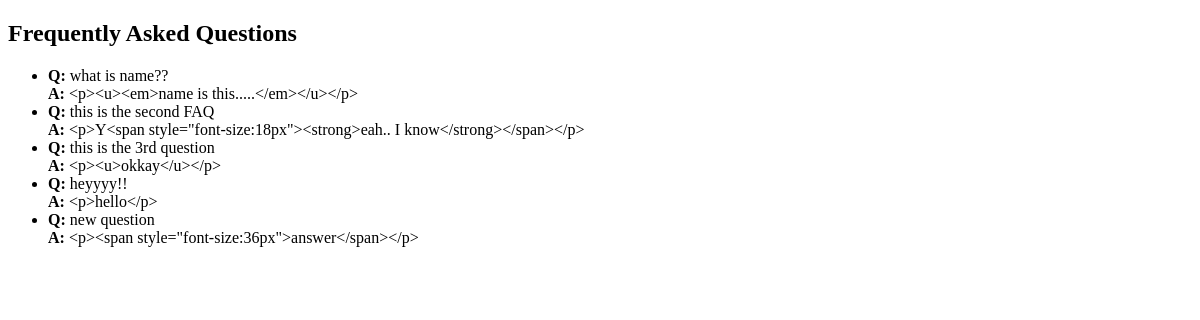
/faq_app/faq-list/, run on an earlier commit of the app's database.
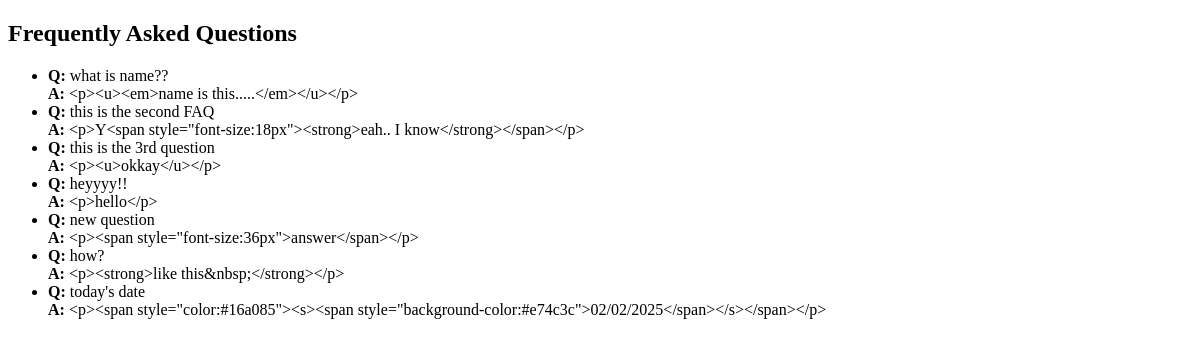
And on a later commit of the database.
### faq_app/models.py (models this page shows, shortened)
class FAQ(models.Model):
    question = models.TextField()
    answer = RichTextField()
    question_hi = models.TextField(null=True, blank=True)
    question_bn = models.TextField(null=True, blank=True)
    answer_hi = RichTextField(null=True, blank=True)
    answer_bn = RichTextField(null=True, blank=True)
    def get_translation(self, lang='en'):
        if lang == 'hi':
            return {
                'question': self.question_hi or self.question,
                'answer': self.answer_hi or self.answer,
            }
        elif lang == 'bn':
            return {
                'question': self.question_bn or self.question,
                'answer': self.answer_bn or self.answer,
            }
        return {'question': self.question, 'answer': self.answer}

### faq_app/views.py (the view)
# urls.py: path('faq-list/', views.faq_list, name='faq_list'),
def faq_list(request):
    lang = request.GET.get('lang', 'en')
    faqs = FAQ.objects.all()
    translated_faqs = [faq.get_translation(lang) for faq in faqs]
    if request.headers.get('Accept') == 'application/json':
        return JsonResponse(translated_faqs, safe=False, json_dumps_params={'ensure_ascii': False})
    return render(request, 'faq_app/faq_list.html', {'faqs': translated_faqs})

### faq_app/templates/faq_app/faq_list.html (shortened to what this page needs)
<!DOCTYPE html>
<html lang="en">
<head>
</head>
<body>
    <h2>Frequently Asked Questions</h2>
    <ul>
        {% for faq in faqs %}
            <li>
                <strong>Q: </strong>{{ faq.question }}<br>
                <strong>A: </strong>{{ faq.answer }}
            </li>
        {% endfor %}
    </ul>
</body>
</html>

What changed in the data, as far as the page shows it:
added FAQ: question "how?", answer "<p><strong>like this&nbsp;</strong></p>"
added FAQ: question "today's date", answer "<p><span style=\"color:#16a085\"><s><span style=\"background-color:#e74c3c\">02/02/2025</span></s></span></p>"
Also different on the page:
new list line: "Q: A:"
